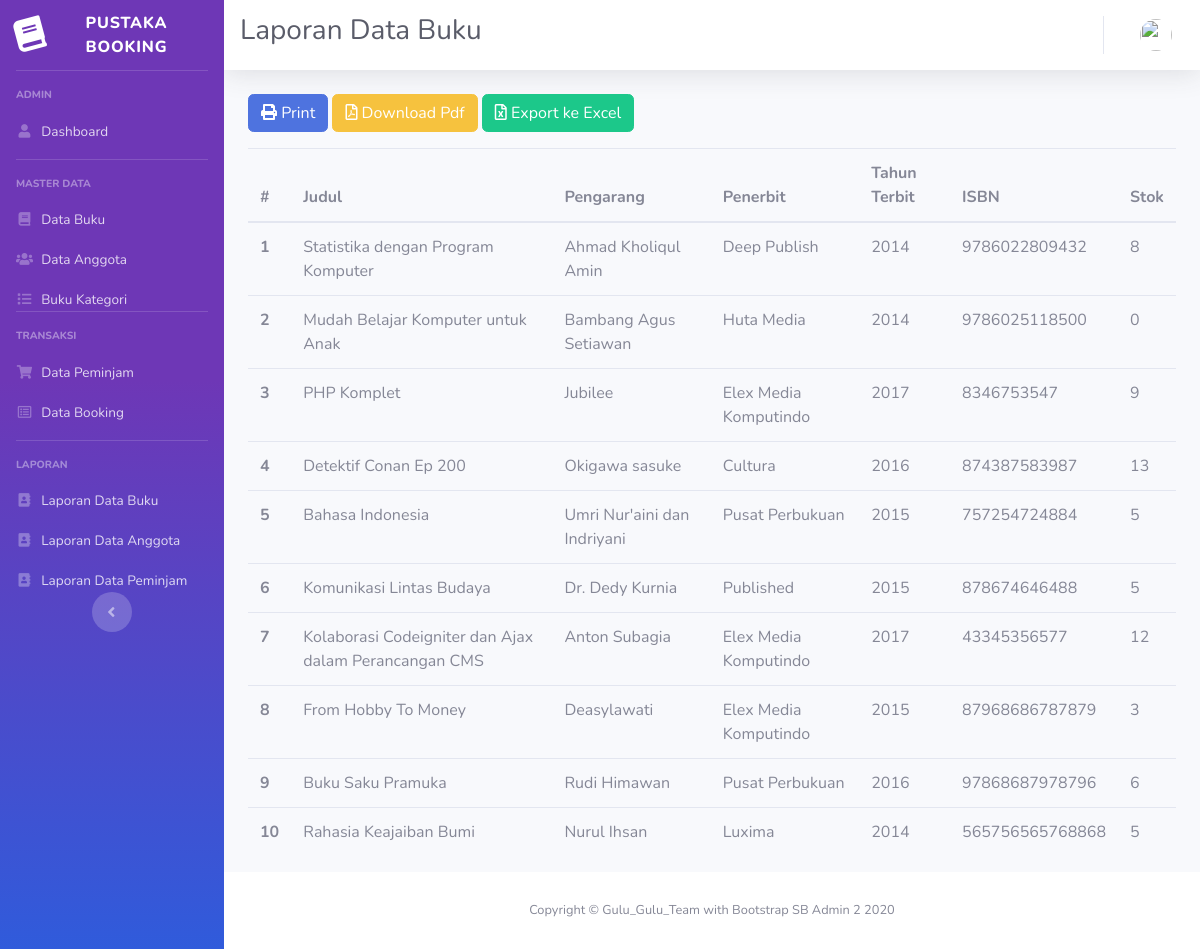
The page /index.php/laporan/laporan_buku on the database its author committed.
### tables this page shows
CREATE TABLE `buku` (
  `id` int(11) NOT NULL,
  `judul_buku` varchar(128) NOT NULL,
  `id_kategori` int(11) NOT NULL,
  `pengarang` varchar(64) NOT NULL,
  `penerbit` varchar(64) NOT NULL,
  `tahun_terbit` year(4) NOT NULL,
  `isbn` varchar(64) NOT NULL,
  `stok` int(11) NOT NULL,
  `dipinjam` int(11) NOT NULL,
  `dibooking` int(11) NOT NULL,
  `image` varchar(256) DEFAULT 'default.jpg'
);

### application/controllers/Laporan.php (called while the page is built, shortened)
<?php
class Laporan extends CI_Controller
{
  function __construct()
  {
    $this->load->model(['ModelUser', 'ModelBuku', 'ModelPinjam']);
  }
  public function laporan_buku()
  {
    $data['judul'] = 'Laporan Data Buku';
    $data['user'] = $this->ModelUser->cekData(['email' => $this->session->userdata('email')])->row_array();
    $data['buku'] = $this->ModelBuku->getBuku()->result_array();
    $data['kategori'] = $this->ModelBuku->getKategori()->result_array();
    $this->load->view('templates/header', $data);
    $this->load->view('templates/sidebar', $data);
    $this->load->view('templates/topbar', $data);
    $this->load->view('buku/laporan_buku', $data);
    $this->load->view('templates/footer');
  }
}

### index.php (called while the page is built, shortened)
<?php
require_once BASEPATH.'core/CodeIgniter.php';

### application/models/ModelBuku.php (called while the page is built, shortened)
<?php
class ModelBuku extends CI_Model
{
  public function getBuku()
  {
    return $this->db->get('buku');
  }
}

### application/views/buku/laporan_buku.php (the view, shortened to what this page needs)
<div class="container-fluid">
  <div class="row">
    <div class="col-lg-12">
      <a href="<?= base_url('laporan/cetak_laporan_buku'); ?>" class="btn btn-primary mb-3"><i class="fas fa-print"></i> Print</a>
      <a href="<?= base_url('laporan/laporan_buku_pdf'); ?>" class="btn btn-warning mb-3"><i class="far fa-file-pdf"></i> Download Pdf</a>
      <a href="<?= base_url('laporan/export_excel'); ?>" class="btn btn-success mb-3"><i class="far fa-file-excel"></i> Export ke Excel</a>
      <table class="table table-hover">
        <thead>
          <tr>
            <th scope="col">#</th>
            <th scope="col">Judul</th>
            <th scope="col">Pengarang</th>
            <th scope="col">Penerbit</th>
            <th scope="col">Tahun Terbit</th>
            <th scope="col">ISBN</th>
            <th scope="col">Stok</th>
          </tr>
        </thead>
        <tbody>
          <?php
          $a = 1;
          foreach ($buku as $b) { ?>
            <tr>
              <th scope="row"><?= $a++; ?></th>
              <td><?= $b['judul_buku']; ?></td>
              <td><?= $b['pengarang']; ?></td>
              <td><?= $b['penerbit']; ?></td>
              <td><?= $b['tahun_terbit']; ?></td>
              <td><?= $b['isbn']; ?></td>
              <td><?= $b['stok']; ?></td>
            </tr>
          <?php } ?>
        </tbody>
      </table>
    </div>
  </div>
</div>
</div>

### application/views/templates/header.php (shortened to what this page needs)
<!DOCTYPE html>
<html lang="en">
<head>
  <link href="<?= base_url('assets/'); ?>sb/vendor/fontawesome-free/css/all.min.css" rel="stylesheet" type="text/css">
  <link href="<?= base_url('assets/'); ?>sb/vendor/datatables/dataTables.bootstrap4.min.css" rel="stylesheet" type="text/css">
  <link href="<?= base_url('assets/'); ?>sb/css/sb-admin-2.min.css" rel="stylesheet">
</head>
<body id="page-top">
  <div id="wrapper">

### application/views/templates/sidebar.php (shortened to what this page needs)
<ul class="navbar-nav bg-gradient-primary sidebar sidebar-dark accordion" id="accordionSidebar">
   <a class="sidebar-brand d-flex align-items-center justify-content-center" href="<?= base_url('admin'); ?>">
    <fdiv class="sidebar-brand-icon rotate-n-15"> <i class="fas fa-book"></i> </fdiv>
    <div class="sidebar-brand-text mx-3">Pustaka Booking</div>
  </a>
  <hr class="sidebar-divider">
  <div class="sidebar-heading">
    Admin
  </div>
  <li class="nav-item active">
  <li class="nav-item">
    <a class="nav-link pb-3" href="<?= base_url('admin'); ?>">
      <i class="fa fa-fw fa-user"></i>
      <span>Dashboard</span></a>
  </li>
  <hr class="sidebar-divider">
  <div class="sidebar-heading">
    Master Data
  </div>
  <li class="nav-item">
    <a class="nav-link pb-0" href="<?= base_url('buku'); ?>">
      <i class="fa fa-fw fa-book"></i>
      <span>Data Buku</span></a>
  </li>
  <li class="nav-item">
    <a class="nav-link pb-0" href="<?= base_url('user/anggota'); ?>">
      <i class="fa fa-fw fa-users"></i>
      <span>Data Anggota</span></a>
  </li>
  <li class="nav-item">
    <a class="nav-link pb-0" href="<?= base_url('buku/kategori'); ?>">
      <i class="fa fa-fw fa-list"></i>
      <span>Buku Kategori</span></a>
  </li>
  <hr class="sidebar-divider">
  <div class="sidebar-heading">
    Transaksi
  </div>
  <li class="nav-item">
    <a class="nav-link pb-0" href="<?= base_url('pinjam'); ?>">
      <i class="fas fa-fw fa-shopping-cart"></i>
      <span>Data Peminjam</span></a>
  </li>
  <li class="nav-item">
    <a class="nav-link pb-0" href="<?= base_url('pinjam/daftarBooking'); ?>">
      <i class="far fa-fw fa-list-alt"></i>
      <span>Data Booking</span></a>
  </li>
  <hr class="sidebar-divider mt-3">
  <div class="sidebar-heading">
    Laporan
  </div>
  <li class="nav-item">
    <a class="nav-link pb-0" href="<?= base_url('laporan/laporan_buku'); ?>">
      <i class="fa fa-fw fa fa-address-book"></i>
      <span>Laporan Data Buku</span></a>
  </li>
  <li class="nav-item">
    <a class="nav-link pb-0" href="<?= base_url('laporan/laporan_anggota'); ?>">
      <i class="fa fa-fw fa fa-address-book"></i>
      <span>Laporan Data Anggota</span></a>
  </li>
  <li class="nav-item">
    <a class="nav-link pb-0" href="<?= base_url('laporan/laporan_pinjam'); ?>">
      <i class="fa fa-fw fa fa-address-book"></i>
      <span>Laporan Data Peminjam</span></a>
  </li>
  <div class="text-center d-none d-md-inline">
    <button class="rounded-circle border-0" id="sidebarToggle"></button>
  </div>
</ul>

### application/views/templates/topbar.php (shortened to what this page needs)
<div id="content-wrapper" class="d-flex flex-column">
  <div id="content">
    <nav class="navbar navbar-expand navbar-light bg-white topbar mb-4 static-top shadow">
      <h1 class="h3 mb-2 text-gray-800"><?= $judul; ?></h1>
      <ul class="navbar-nav ml-auto">
        <li class="nav-item dropdown no-arrow">
          <a class="nav-link dropdown-toggle" href="#" id="userDropdown" role="button" data-toggle="dropdown" aria-haspopup="true" aria-expanded="false">
            <img class="img-profile rounded-circle" src="<?= base_url('assets/sb/img/profile/') . $user['image']; ?>">
          </a>
        </li>
      </ul>
    </nav>

### application/views/templates/footer.php (shortened to what this page needs)
<footer class="sticky-footer bg-white">
  <div class="container my-auto">
    <div class="copyright text-center my-auto">
      <span>Copyright &copy; Gulu_Gulu_Team with Bootstrap SB Admin 2 <?= date('Y'); ?></span>
    </div>
  </div>
</footer>
</div>
</div>
</body>
</html>

### rows shown on the page
buku: judul_buku "Statistika dengan Program Komputer", pengarang "Ahmad Kholiqul Amin", penerbit "Deep Publish", tahun_terbit "2014", isbn "9786022809432", stok "8"
buku: judul_buku "Mudah Belajar Komputer untuk Anak", pengarang "Bambang Agus Setiawan", penerbit "Huta Media", tahun_terbit "2014", isbn "9786025118500", stok "0"
buku: judul_buku "PHP Komplet", pengarang "Jubilee", penerbit "Elex Media Komputindo", tahun_terbit "2017", isbn "8346753547", stok "9"
buku: judul_buku "Detektif Conan Ep 200", pengarang "Okigawa sasuke", penerbit "Cultura", tahun_terbit "2016", isbn "874387583987", stok "13"
buku: judul_buku "Bahasa Indonesia", pengarang "Umri Nur'aini dan Indriyani", penerbit "Pusat Perbukuan", tahun_terbit "2015", isbn "757254724884", stok "5"
buku: judul_buku "Komunikasi Lintas Budaya", pengarang "Dr. Dedy Kurnia", penerbit "Published", tahun_terbit "2015", isbn "878674646488", stok "5"
buku: judul_buku "Kolaborasi Codeigniter dan Ajax dalam Perancangan CMS", pengarang "Anton Subagia", penerbit "Elex Media Komputindo", tahun_terbit "2017", isbn "43345356577", stok "12"
buku: judul_buku "From Hobby To Money", pengarang "Deasylawati", penerbit "Elex Media Komputindo", tahun_terbit "2015", isbn "87968686787879", stok "3"
buku: judul_buku "Buku Saku Pramuka", pengarang "Rudi Himawan", penerbit "Pusat Perbukuan", tahun_terbit "2016", isbn "97868687978796", stok "6"
buku: judul_buku "Rahasia Keajaiban Bumi", pengarang "Nurul Ihsan", penerbit "Luxima", tahun_terbit "2014", isbn "565756565768868", stok "5"

### other values the page prints
$judul "Laporan Data Buku"
